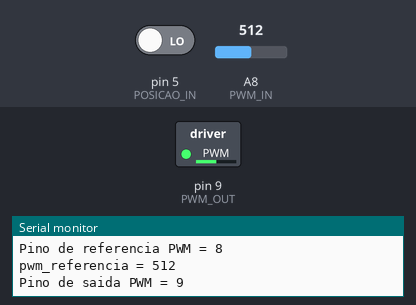
Bench run of a sketch on a simulated SparkFun Pro Micro, built with avr-gcc and run on an emulated ATmega32U4. Parts: switched loads named in the sketch (green lamp = pin HIGH), the last lines printed to the serial monitor. Inputs (shaded band) come from the test bench; at power-on: A8 (PWM_IN) = 512, pin 5 (POSICAO_IN) LOW.

Above: at 1.2 s.
1.3 s: A8 (PWM_IN) set to 716
At 1.7 s:
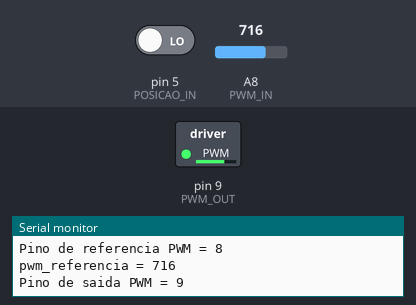
2.8 s: A8 (PWM_IN) set to 900
At 4.1 s:
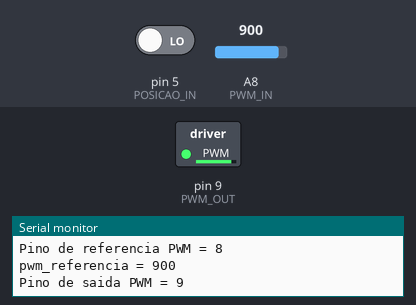
4.4 s: A8 (PWM_IN) set to 0
At 5.6 s:
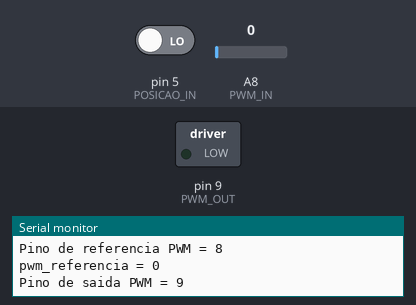
Timing chart, 0 to 7.4 s (numbered marks = the images above; inputs shaded):
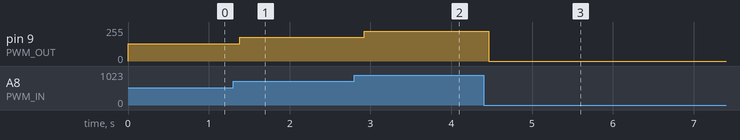

Measured:
- after the input at 1.3 s, pin 9 (PWM_OUT): 128/255 → 179/255 after 0.09 s
- after the input at 2.8 s, pin 9 (PWM_OUT): 179/255 → 225/255 after 0.12 s
- after the input at 4.4 s, pin 9 (PWM_OUT): 225/255 → 0/255 after 0.06 s

The sketch:

Main.ino
```cpp
/*
 * Controle de velocidade com PWM para motor DC e MOSFET
 *
 * Autora: Ana Paula Messina - tecdicas
 * https://tecdicas.com/
 *
 * 28/05/2019
 *
 * 21/05/2020 * Modificação, ajustes e ampliação.
 *
 * Entrada de referência para o controle PWM
 * Entrada de referência para controle de intervalos entre o acionamento do PWM
 * Entrada de referência de posição do eixo do motor
 *
 * Jáder Schumann
 */

#define PWM_OUT 9
#define PWM_IN 8
#define BPM_IN 18
#define POSICAO_IN 5 //pino 6 é referente ao A7 na placa Arduino Pro Micro (mini) e somente pode ser usado como entrada analogia, conforme documentação oficial)

#define PWM_MIN 410 //algum valor entre 0 e 1023 (realizada leitura e teste de bancada, definido valor = 410)
#define PWM_OFF 30

// Valor máximo 255
//int velocidade = 255;
//int tempo = 30;
unsigned int pwm_referencia = 0;
unsigned int bpm_referencia = 0;
unsigned int eixo_referencia = 0;
unsigned int fator_tempo = 10;
unsigned long tempo_repouso = 1;
unsigned long tempo_millis = 0;
unsigned int estado = 1;//inicia já acionando o motor

void setup()
{
  Serial.begin(9600);
  pinMode(PWM_OUT, OUTPUT);
  pinMode(PWM_IN, INPUT);
  pinMode(BPM_IN, INPUT);
  pinMode(POSICAO_IN, INPUT);
}
void loop()
{
 /* pwm_referencia = analogRead(PWM_IN);
  analogWrite(PWM_OUT, pwm_referencia/4);
  Serial.print(pwm_referencia); Serial.print("\t");
  Serial.println(PWM_OUT);
  delay(150);*/


switch(estado){
  case 1:
  //aciona motor

  pwm_referencia = analogRead(PWM_IN);//analogRead() retorna valor entre 0 e 1023;
  if(pwm_referencia <= PWM_OFF)
    analogWrite(PWM_OUT, 0);//pwm min definido como o valor minimo para evitar o motor trancar por baixa rpm
    else if (pwm_referencia < PWM_MIN)
       analogWrite(PWM_OUT, PWM_MIN/4);
         else
            analogWrite(PWM_OUT, pwm_referencia/4);//analogWrite() (conversao D/A) tem parametros de entrada com range 0 a 254)

  Serial.print("Pino de referencia PWM = ");Serial.println(PWM_IN);
  Serial.print("pwm_referencia = "); Serial.println(pwm_referencia);
  Serial.print("Pino de saida PWM = ");Serial.println(PWM_OUT);
  delay(150);

  eixo_referencia = digitalRead(POSICAO_IN);//retorna HIGH OU LOW
  Serial.print("Pino de entrada, sensor do eixo = "); Serial.println(POSICAO_IN);
  Serial.print("eixo_referencia = "); Serial.println(eixo_referencia);
  if(eixo_referencia == 1)// trocar aqui para 1 e ou 0  no lugarde HIGH E LOW
    estado = 2;
  break;

  case 2:
  //seta tempo
  bpm_referencia = analogRead(BPM_IN);//analogRead() retorna valor entre 0 e 1023;
  Serial.print("Pino de referencia BPM = "); Serial.println(BPM_IN);
  Serial.print("bpm_referencia = "); Serial.println(bpm_referencia);
  if(bpm_referencia <=0)
    bpm_referencia = 1;// evita o tempo 0
  estado = 3;
  break;

  case 3:
  //conta tempo
  //delay(ms) tempo em milisegundos que o programa fica parado
  //converter 0 a 1023 em tempo aplicando um fator de conversão;

  /* Em uma condição minima de rpm estavel o acionador estava 4 x mais rapido do que deveria.
   *  contagem ficava proxima de 8 acionamentos em 15s (24 acionamentos por min)
   *  o ALVO é entre 8 e 10 acionamentos por segundo
   *
   *  considerando assim que o acionador em rpm minima leva meio segundo para completar uma volta (aproximadamente)
   *  na verdade vamos desconsiderar estes meios segundos para contagem do bpm
   *  obs: definir um minimo para o pwm, evitando travamentos.pwm_corte, ou algo assim.
   *
   *  sendo o minimo 8 acionamentos por minuito, teriamos 60/8 = 7,5 s de pausa a cada acionamento
   *  aumentando um pouco o range, pensando em 6 acionamentos por segundos temos 60/6 = 10s de maior tempo de pausa.
   *  1023 - 10 x 1000 ms.
   *  fator_tempo =~ 10;
   *
  */
tempo_repouso = bpm_referencia * fator_tempo;
//tempo = 1023 * 10 = 10230 ms (10 segundos)
//tempo = 0 * 10 = 0
//tempo = 1 * 10 = 10ms (não para tempo aglum, praticmanete gira direto , o que nos leva aos ~24 bpm em rpm min
//qual a rpm max?
    //rpm max na velocidade 1 é de ~32 rpm
    //rpm min na velocidade 1 é de ~24 bpm  (PWM ref ~410)
    //rpm max na velocidade 2 é de ~12*4 48 bpm
    //rpm min na velocidade 2 é de ~11*4 44 bpm(PWM ref ~618)

 //DA PARA DEFINIR A RPM MAX AJUSTANDO O TEMPO MINIMO DE REPOUSO!! (ainda nao está em questão)(depende do quao rapido gira o motor)

tempo_millis = millis();
Serial.print("Tempo de repouso = "); Serial.print(tempo_repouso); Serial.println("  ms");
while( (tempo_millis + tempo_repouso) > millis() )
  {
    //aguarda o tempo definido
    estado = 3;
  }
  //fim do tempo
  estado = 1;
  break;
}

}
```
